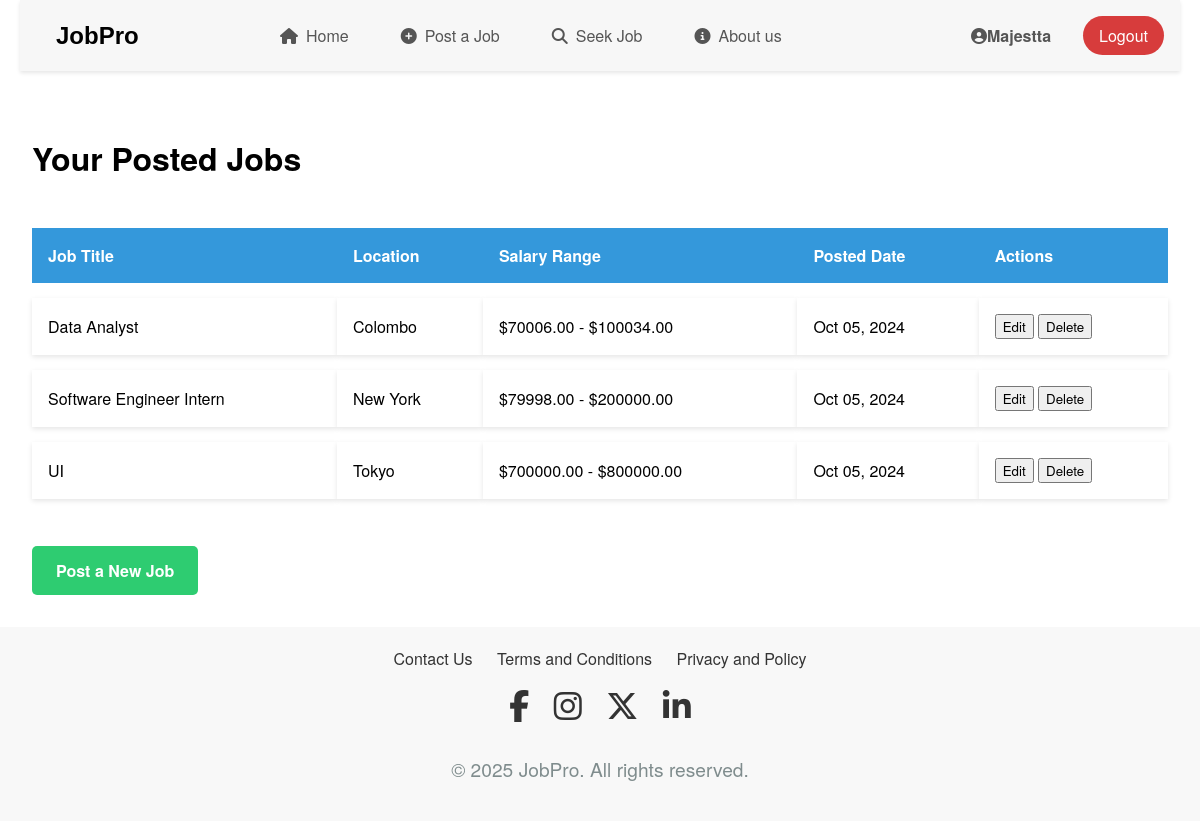
Screenshot of /pages/jobs.php (signed in) with the database file from the repository.
### tables this page shows
CREATE TABLE `jobs` (
  `id` int(11) NOT NULL,
  `job_title` varchar(255) NOT NULL,
  `job_category` varchar(255) NOT NULL,
  `job_location` varchar(255) NOT NULL,
  `job_type` varchar(100) NOT NULL,
  `min_salary` decimal(10,2) NOT NULL,
  `max_salary` decimal(10,2) NOT NULL,
  `skill_required` varchar(255) NOT NULL,
  `notice_period` varchar(100) NOT NULL,
  `joining_facility` varchar(255) NOT NULL,
  `job_description` text NOT NULL,
  `created_at` timestamp NOT NULL DEFAULT current_timestamp(),
  `company_id` int(11) DEFAULT NULL,
  `image` varchar(255) DEFAULT '/jobpro/assets/images/jobPost1.jpg'
);

### includes/functions.php (called while the page is built, shortened)
<?php
include 'dbconnect.php';
function getCompanyJobs($companyId) {
    global $mysqli;
    $query = "SELECT j.id, j.job_title, j.job_description, j.min_salary, j.max_salary, j.job_location, j.created_at
              FROM jobs j
              WHERE j.company_id = ?
              ORDER BY j.created_at DESC";
    $stmt = $mysqli->prepare($query);
    $stmt->bind_param('i', $companyId);
    $stmt->execute();
    $result = $stmt->get_result();
    $jobs = $result->fetch_all(MYSQLI_ASSOC);
    return $jobs;
}

### pages/jobs.php (the view, shortened to what this page needs)
<?php
$pagename = "jobs";
require_once '../includes/dbconnect.php';
require_once '../includes/functions.php';
$company_id = $_SESSION['company_id'];
$jobs = getCompanyJobs($company_id);
include '../includes/header.php';
?>
<div class="jobs-container">
    <h1>Your Posted Jobs</h1>
    <?php if (empty($jobs)): ?>
        <p>You haven't posted any jobs yet.</p>
    <?php else: ?>
        <table>
            <thead>
                <tr>
                    <th>Job Title</th>
                    <th>Location</th>
                    <th>Salary Range</th>
                    <th>Posted Date</th>
                    <th>Actions</th>
                </tr>
            </thead>
            <tbody>
                <?php foreach ($jobs as $job): ?>
                    <tr>
                        <td><?= htmlspecialchars($job['job_title']) ?></td>
                        <td><?= htmlspecialchars($job['job_location']) ?></td>
                        <td>$<?= htmlspecialchars($job['min_salary']) ?> - $<?= htmlspecialchars($job['max_salary']) ?></td>
                        <td><?= date('M d, Y', strtotime($job['created_at'])) ?></td>
                        <td>
                            <button onclick="openEditPopup(<?= $job['id'] ?>)">Edit</button>
                            <button onclick="deleteJob(<?= $job['id'] ?>)">Delete</button>
                        </td>
                    </tr>
                <?php endforeach; ?>
            </tbody>
        </table>
    <?php endif; ?>
    <a href="createJob.php" class="button">Post a New Job</a>
</div>
<?php include '../includes/footer.php'; ?>

### includes/header.php (shortened to what this page needs)
<!DOCTYPE html>
<html lang="en">
<head>
    <link rel="stylesheet" href="/jobpro/assets/css/styles.css">
    <link rel="stylesheet" href="/jobpro/assets/css/style.css">
    <link rel="stylesheet" href="/jobpro/assets/css/<?=$pagename?>.css">
    <link rel="stylesheet" href="https://cdnjs.cloudflare.com/ajax/libs/font-awesome/6.6.0/css/all.min.css" />
</head>
<body>
    <header>
        <nav>
            <div class="logo">JobPro</div>
            <ul>
                <li><a href="/jobpro/index.php"><i class="fas fa-home"></i>Home</a></li>
                <li><a href="/jobpro/pages/createJob.php"><i class="fa-solid fa-circle-plus"></i>Post a Job</a></li>
                <li><a href="/jobpro/pages/seekJob.php"><i class="fas fa-search"></i>Seek Job</a></li>
                <li><a href="/jobpro/pages/about.php"><i class="fa-solid fa-circle-info"></i>About us</a></li>
            </ul>
            <div class="auth-buttons">
            <?php  if (!isset($_SESSION['username'])) : ?>
                <a href="/jobpro/pages/login.php" class="sign-in">Log In</a>
                <a href="/jobpro/pages/register.php" class="create-account">Create Account</a>
            <?php else : ?>
                <a href="/jobpro/pages/account.php" class="sign-in"><i class="fas fa-user-circle"></i><strong><?php echo $_SESSION['username']; ?></strong></a>
                <a href="/jobpro/api/logout.php?logout=true" class="create-account">Logout</a>
            <?php endif; ?>
            </div>
        </nav>
    </header>
    <main>

### includes/footer.php (shortened to what this page needs)
</main>
    <footer>
        <div class="container">
            <div class="footer-links">
                <a href="/jobpro/pages/contact.php">Contact Us</a>
                <a href="terms.php">Terms and Conditions</a>
                <a href="privacy.php">Privacy and Policy</a>
            </div>
            <div class="social-icons">
                <a href="#" aria-label="Facebook"><i class="fa-brands fa-facebook-f"></i></a>
                <a href="#" aria-label="Instagram"><i class="fa-brands fa-instagram"></i></a>
                <a href="#" aria-label="Twitter"><i class="fa-brands fa-x-twitter"></i></a>
                <a href="#" aria-label="LinkedIn"><i class="fa-brands fa-linkedin-in"></i></a>
            </div>
            <p>&copy; <?php echo date("Y"); ?> JobPro. All rights reserved.</p>
        </div>
    </footer>
</body>
</html>

### assets/css/styles.css (style rules this page uses)
body { font-family: 'Helvetica Neue', sans-serif; margin: 0; padding: 0; }
* { font-family: 'Helvetica Neue', sans-serif; }
header { color: #fff; padding: 0 20px; display: flex; justify-content: space-between; align-items: center; }
nav { display: flex; align-items: center; justify-content: space-between; padding: 1rem; background-color: #f7f7f7; box-shadow: 0 2px 4px rgba(0, 0, 0, 0.1); margin-top: 0; width: 100%; }
.logo { font-family:'Trebuchet MS', 'Lucida Sans Unicode', 'Lucida Grande', 'Lucida Sans', Arial, sans-serif; font-size: 24px; color: #000; font-weight: bold; margin-left: 20px; border: #924141; border-radius: 8px; }
nav ul { display: flex; list-style-type: none; margin: 0; padding: 0; gap: 20px; }
nav ul li { margin-right: 2rem; }
nav ul li a { display: flex; align-items: center; color: #555; text-decoration: none; font-weight: 500; transition: color 0.3s ease; }
nav ul li a i { margin-right: 0.5rem; }
.auth-buttons { display: flex; align-items: center; }
.auth-buttons a { text-decoration: none; padding: 0.5rem 1rem; border-radius: 20px; transition: background-color 0.3s ease; }
.sign-in { color: #555; margin-right: 1rem; }
.create-account { background-color: #d73c3c; color: #fff; }
.social-icons { margin-top: 1rem; }
.social-icons a { color: #333; font-size: 1.2rem; margin-right: 0.5rem; transition: color 0.3s ease; }
.fa-brands { font-size: 2rem; }

### assets/css/style.css (style rules this page uses)
footer { background-color: #f8f8f8; padding: 20px 0; text-align: center; }
.footer-links a { margin: 0 10px; color: #333; text-decoration: none; }
.social-icons { margin-top: 20px; }
.social-icons a { margin: 0 10px; color: #333; text-decoration: none; }

### assets/css/jobs.css (style rules this page uses)
.jobs-container { max-width: 1200px; margin: 2rem auto; margin-top: 4rem; padding: 0 2rem; }
table { width: 100%; border-collapse: separate; border-spacing: 0 15px; margin-top: 2rem; }
thead { background-color: #3498db; color: white; }
th { padding: 1rem; text-align: left; font-weight: bold; }
td { background-color: white; padding: 1rem; box-shadow: 0 2px 5px rgba(0,0,0,0.1); }
tr { transition: all 0.3s ease; }
.button { display: inline-block; background-color: #2ecc71; color: white; padding: 0.8rem 1.5rem; text-decoration: none; border-radius: 5px; transition: background-color 0.3s ease; font-weight: bold; margin-top: 2rem; }
p { text-align: center; font-size: 1.2rem; margin-top: 2rem; color: #7f8c8d; }

### rows the page displays
jobs: job_title "Data Analyst", job_location "Colombo", min_salary "70006.00", max_salary "100034.00", created_at "Oct 05, 2024"
jobs: job_title "Software Engineer Intern", job_location "New York", min_salary "79998.00", max_salary "200000.00", created_at "Oct 05, 2024"
jobs: job_title "UI", job_location "Tokyo", min_salary "700000.00", max_salary "800000.00", created_at "Oct 05, 2024"

### other values shown
$_SESSION['username'] "Majestta"
